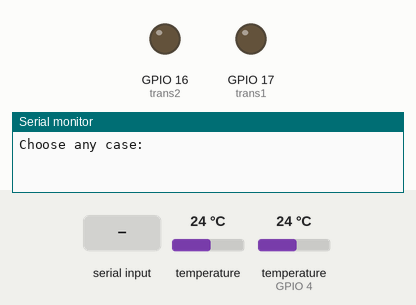
Recording of a sketch running on a simulated ESP32. On the bench: output pins drawn as LEDs (lit = HIGH), the last lines printed to the serial monitor. The test bench sets the inputs (shaded band); at power-on: temperature 24 °C, temperature (sensor on GPIO 4) 24 °C.

Above: at 2.2 s.
2.3 s: "case_2\n" received over Serial
At 3.5 s:
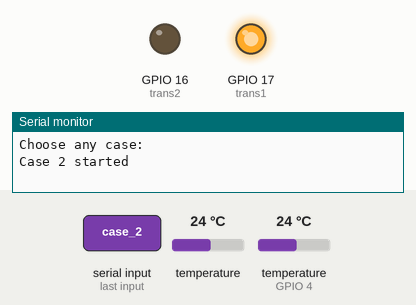
Timing chart, 0 to 5.3 s (numbered marks = the images above; inputs shaded):
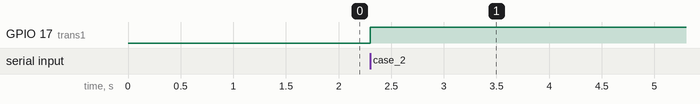

The sketch:

Practice4_code.ino
```cpp
/*
   ****************************** TSC-Lab *******************************
   ***************************** PRACTICE 4 *****************************
   This practice is about USB DATA ACQUISITION and have 4 different cases:
    • Case 1: Ambient temperature reading using sensor 1 and 2
    • Case 2: Activation of Transistor 1 and Reading of temperature sensor 1 and 2
    • Case 3: Activation of Transistor 2 and Reading of temperature sensor 1 and 2
   By: Kevin E. Chica O
   More information: https://tsc-lab.blogspot.com/
*/

#include <OneWire.h>
#include <DallasTemperature.h>

//GPIO pin 4 is set as OneWire bus
OneWire ourWire1(4);
//GPIO pin 0 is set as OneWire bus
OneWire ourWire2(0);

//A variable or object is declared for our sensor 1
DallasTemperature sensors1(&ourWire1);
//A variable or object is declared for our sensor 2
DallasTemperature sensors2(&ourWire2);


//pins of transistor
int trans1 = 17;
int trans2 = 16;

//set parameters
int period = 15; //medium period in minutes
int freq_sampling = 100; // sampling time
int ciclos = 20; // sampling time

int dutyCycle1 = 0;
int dutyCycle2 = 0;

// Setting PWM properties
const int freq = 30000;
const int pwmChannell = 0;
const int pwmChannel2 = 1;
const int resolution = 8;

void setup() {
  delay(1000);
  Serial.begin(115200);

  sensors1.begin();   //Sensor 1 starts
  sensors2.begin();   //Sensor 2 starts

  //transistor 1
  pinMode(trans1, OUTPUT);
  //transitor 2
  pinMode(trans2, OUTPUT);

  // configure LED PWM functionalitites
  ledcSetup(pwmChannell, freq, resolution);
  ledcSetup(pwmChannel2, freq, resolution);
  // attach the channel to the GPIO to be controlled
  ledcAttachPin(trans1, pwmChannell);
  ledcAttachPin(trans2, pwmChannel2);
  Serial.println("Choose any case: ");
}

void loop() {

  if (Serial.available())
  {
    String string = Serial.readStringUntil('\n');

    if (string == "case_1") {
      Serial.println("Case 1 started");
      for (int i = 1; i <= ciclos; i++) {
        //transistor 1 deactivate
        dutyCycle1 = 0;
        ledcWrite(pwmChannell, dutyCycle1);
        //transistor 2 deactivate
        dutyCycle2 = 0;
        ledcWrite(pwmChannel2, dutyCycle2);
        readData();
        readData();
      }
      Serial.println("Case 1 finished");
      Serial.println("Choose any case: ");

    }
    else if (string == "case_2") {
      Serial.println("Case 2 started");

      for (int i = 1; i <= ciclos; i++) {
        //transistor 1 activate
        dutyCycle1 = 255;
        ledcWrite(pwmChannell, dutyCycle1);
        readData();
        //transistor 1 deactivate
        dutyCycle1 = 0;
        ledcWrite(pwmChannel2, dutyCycle2);
        readData();
      }
      Serial.println("Case 2 finished");
      Serial.println("Choose any case: ");
    }
    else if (string == "case_3") {
      Serial.println("Case 3 started");

      for (int i = 1; i <= ciclos; i++) {
        //transistor 2 activate
        dutyCycle2 = 255;
        ledcWrite(pwmChannel2, dutyCycle2);
        readData();
        //transistor 2 deactivate
        dutyCycle2 = 0;
        ledcWrite(pwmChannel2, 0);
        readData();
      }
      Serial.println("Case 3 finished");
      Serial.println("Choose any case: ");
    }

  }

}


//method to read data for 12 minute
void readData() {

  uint32_t timer = period * 60000L;

  for ( uint32_t tStart = millis();  (millis() - tStart) < timer;  ) {
    //The command is sent to read the temperature
    sensors1.requestTemperatures();
    //Obtain the temperature in ºC of sensor 1
    float temp1 = sensors1.getTempCByIndex(0);

    //The command is sent to read the temperature
    sensors2.requestTemperatures();
    //Obtain the temperature in ºC of sensor 2
    float temp2 = sensors2.getTempCByIndex(0);

    //print to display the temperature change
    Serial.print(temp1);
    Serial.print(",");
    Serial.print(temp2);
    Serial.print(",");
    Serial.print(dutyCycle1);
    Serial.print(",");
    Serial.println(dutyCycle2);
    delay(freq_sampling);
  }

}
```

Measured:
- after the input at 2.3 s, GPIO 17 (trans1): LOW → HIGH at once
